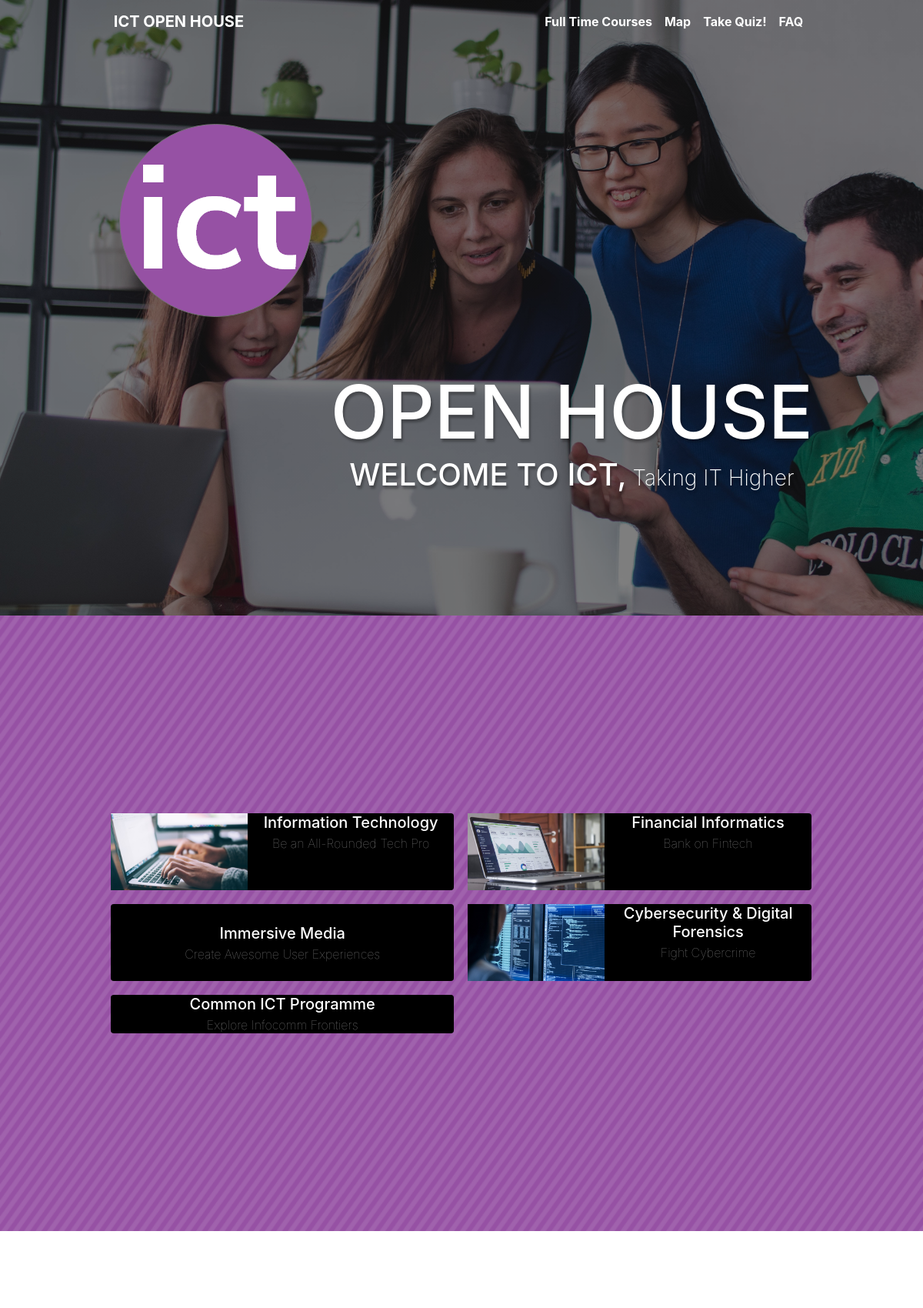
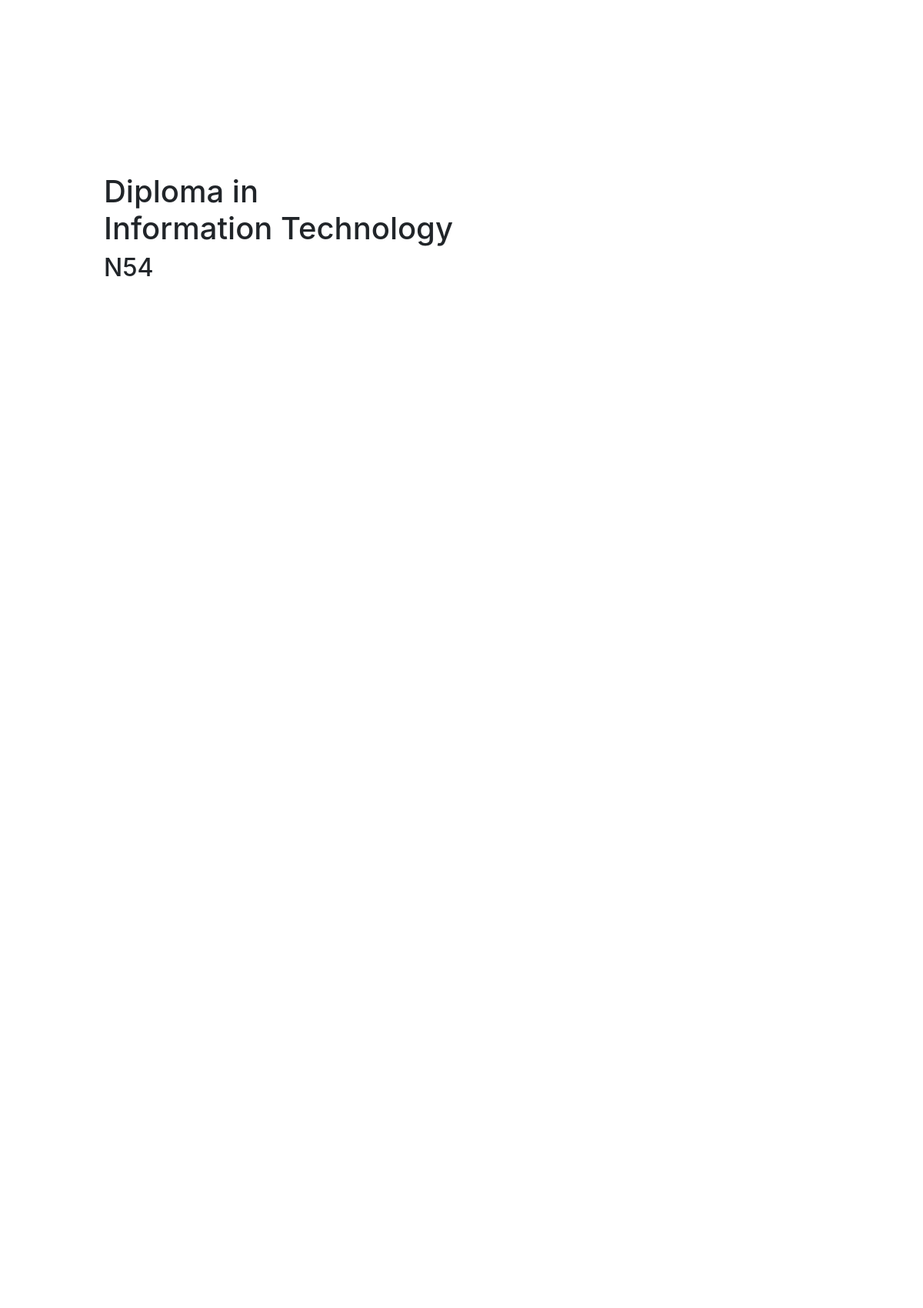
The page / (upper part) on the database its author committed (2 pictures, top to bottom).
### tables this page shows
CREATE TABLE Item 
(
  item_id INT(4) NOT NULL AUTO_INCREMENT,
  item_path VARCHAR(512) NOT NULL,
  item_type VARCHAR(20) NOT NULL,
  module_id INT(4) DEFAULT NULL,
  course_id INT(4) DEFAULT NULL,
  project_id INT(4) DEFAULT NULL,
  category_id INT(4) DEFAULT NULL,
  CONSTRAINT pk_item PRIMARY KEY (item_id),
  CONSTRAINT fk_item_module_id FOREIGN KEY (module_id) REFERENCES Module(module_id),
  CONSTRAINT fk_item_course_id FOREIGN KEY (course_id) REFERENCES Course(id),
  CONSTRAINT fk_item_project_id FOREIGN KEY (project_id) REFERENCES Project(project_id),
  CONSTRAINT fk_item_category_id FOREIGN KEY (category_id) REFERENCES Category(category_id)
);

CREATE TABLE Course 
(
  id INT(4) NOT NULL AUTO_INCREMENT,
  course_id VARCHAR(4) NOT NULL,
  course_name VARCHAR(50) NOT NULL,
  course_abbreviations VARCHAR(10) NOT NULL,
  course_short_description TEXT DEFAULT NULL,
  course_description TEXT DEFAULT NULL,
  course_year1_description TEXT DEFAULT NULL,
  course_year2_description TEXT DEFAULT NULL,
  course_year3_description TEXT DEFAULT NULL,
  course_elective_description TEXT DEFAULT NULL,
  course_requirements VARCHAR(500) DEFAULT NULL,
  course_intake INT(4) NOT NULL,
  CONSTRAINT pk_course PRIMARY KEY (id)
);

### helpers/helper.php (called while the page is built, shortened)
<?php
class Helper
{
    private $defaultPath;
    public function __construct()
    {
        $this->defaultPath = ($_SERVER['SERVER_NAME'] == 'localhost') ? '/capstone-project/' : '/' ;
    }
    function cssPath($file) {
        $hrefPath = $this->defaultPath .'assets/css/'. $file;
        return $hrefPath;
    }
    function pageUrl($file) {
        $httpProtocol = !isset($_SERVER['HTTPS']) || $_SERVER['HTTPS'] != 'on' ? 'http' : 'https';
        $url = $httpProtocol . '://' . $_SERVER['HTTP_HOST'] . $this->defaultPath;
        if ($file !== 'index.php') {
            $url .= 'views/' . $file;
        }
        return $url;
    }
}
?>

### helpers/mysql.php (called while the page is built, shortened)
<?php
class Mysql_Driver
{
    private $connection;
    public function connect()
    {
         $host = 'localhost';
         $user = 'root';
         $password = '';
		 $database = 'ict_open_house';
        $this->connection = mysqli_connect($host, $user, $password, $database);
    }
    public function query($qry)
	{
      	$result = mysqli_query($this->connection,$qry);
		if (!$result)
			trigger_error("Query Failed! SQL: $qry - Error: " .
			mysqli_error($this->connection));
		else
			return $result;
	}
	public function fetch_array($result)
	{
		return mysqli_fetch_array($result);
	}
}
?>

### index.php (the view, shortened to what this page needs)
<?php
    include_once __DIR__.'/helpers/mysql.php';
    include_once __DIR__.'/helpers/helper.php';
    $helper = new Helper();
    $db = new Mysql_Driver();
    $db->connect();
    $sql = "SELECT * FROM Course WHERE course_name NOT LIKE '%Common%'";
    $result = $db->query($sql);
    $resultArray = [];
    while ($row = $db->fetch_array($result)) {
        $resultArray[] = $row;
    }
    $sql4 = "SELECT * FROM Course WHERE course_name LIKE '%Common%'";
    $result9 = $db->query($sql4);
    $sql6 = "SELECT * FROM Course";
    $result1 = $db->query($sql6);
    $resultArray3 = [];
    while ($row = $db->fetch_array($result1)) {
        $resultArray3[] = $row;
    }
?>
<!DOCTYPE html>
<html lang="en">
    <?php include $helper->subviewPath('header.php') ?>
    <main>
        <?php include $helper->subviewPath('fullpageNav.php') ?>
        <div id="fullpage">
            <div class="section" id="section-header">
                <div class="container">
                    <div class="card flex-row flex-wrap intro">
                        <div class="card-header intro" style="float:left;">
                            <img class="img-fluid" src="assets/img/General/BG_Logo.png" alt="Logo Image" data-holder-rendered="true">
                        </div>
                        <div class="card-block px-2 justify-content-center" style="float:right; padding-top:50px;">
                            <h1 >OPEN HOUSE</h1>
                            <h2><span class="welcome-text">WELCOME TO ICT,</span><span class="short-text"> Taking IT Higher </span></h2>
                        </div>
                    </div>
                    <br>
                </div>
            </div>
            <div class="section" id="section-overview">
                <div class="container cour">
                <?php foreach ($resultArray3 as $key => $row): ?>
                    <div class="card courses">
                        <a href="#<?php echo $row["id"]?>">
                        <div class="row no-gutters">
                        <?php
                            $db = new Mysql_Driver();
                            $db->connect();
                            $sql3 = "SELECT * FROM Item WHERE course_id = " . $row['id'] . " AND item_path LIKE '%BG_1.jpg'";
                            $result3 = $db->query($sql3);
                            while ($row3 = $db->fetch_array($result3)):
                        ?>
                            <div class="col-auto">
                                <img style="height:100px" src="<?php echo $row3["item_path"] ?>" class="img-fluid" alt="">
                            </div>
                            <?php endwhile; ?>
                            <div class="col info">
                                <div class="card-block px-2">
                                        <h5 class="card-title"><?php echo $row['course_name'] ?></h5>
                                        <h6 class="card-subtitle"><?php echo $row['course_short_description'] ?></h6>
                                </div>
                            </div>
                        </div>
                        </a>
                    </div>
                    <?php endforeach; ?>
                </div>
            </div>
            <?php foreach ($resultArray as $key => $row): ?>
                <div class="section" id="<?php echo 'section-' . $row['id']?>">
                    <div class="slide" id="<?php echo 'slide1-' . $row['id']?>" data-anchor="0">
                            <div class="container courseTitle" >
                                <div class="row">
                                    <div class="col-md-7">
                                        <h1>Diploma in </br> <?php echo $row['course_name'] ?></h1>
                                        <h2><?php echo $row['course_id'] ?></h2>
                                    </div>
                                </div>
                        </div>
                    </div>
            </div>
            <?php endforeach; ?>
        </div>
    </main>
    <?php include $helper->subviewPath('footer.php') ?>
</html>

### views/sub-views/header.php (shortened to what this page needs)
<head>
    <link rel="stylesheet" href="https://stackpath.bootstrapcdn.com/bootstrap/4.3.1/css/bootstrap.min.css">
    <link rel="stylesheet" href="<?php echo $helper->cssPath("fullpage.css") ?>" />
    <link rel="stylesheet" href="<?php echo $helper->cssPath("shared.css") ?>"/>
    <link rel="stylesheet" href="<?php echo $helper->cssPath("index.css") ?>"/>
    <link rel="stylesheet" href="<?php echo $helper->cssPath("modules.css") ?>"/>
    <link rel="stylesheet" href="<?php echo $helper->cssPath("faq.css") ?>"/>
    <link rel="stylesheet" href="<?php echo $helper->cssPath("projects.css") ?>"/>
    <link rel="stylesheet" href="<?php echo $helper->cssPath("dynamicStyle.php") ?>"/>
</head>
<body>

### views/sub-views/fullpageNav.php (shortened to what this page needs)
<div class="navbar-placeholder sticky-top">
    <nav class="navbar navbar-expand-sm navbar-dark">
        <div class="container">
            <a class="navbar-brand mb-0 h1" href=<?php echo $helper->pageUrl("index.php")?>><b>ICT OPEN HOUSE</b></a>
            <div class="collapse navbar-collapse justify-content-end" id="navbarNav">
                <div class="navbar-nav">
                    <a class="nav-item text-white nav-link" href="<?php echo $helper->pageUrl("index.php") ?>"><b>Full Time Courses</b><span class="sr-only">(current)</span></a>
                    <a class="nav-item text-white nav-link" href="<?php echo $helper->pageUrl("tour.php") ?>"><b>Map</b></a>
                    <a class="nav-item text-white nav-link" href="<?php echo $helper->pageUrl("quiz.php") ?>"><b>Take Quiz!</b></a>
                    <a class="nav-item text-white nav-link" href="<?php echo $helper->pageUrl("faq.php") ?>"><b>FAQ</b></a>
                </div>
            </div>
        </div>
    </nav>
</div>

### views/sub-views/footer.php (shortened to what this page needs)
</body>

### assets/css/fullpage.css (style rules this page uses)
html.fp-enabled, .fp-enabled body { margin: 0; padding: 0; overflow:hidden; -webkit-tap-highlight-color: rgba(0,0,0,0); }
.fp-section { position: relative; -webkit-box-sizing: border-box; -moz-box-sizing: border-box; box-sizing: border-box; }
.fp-slide { float: left; }
.fp-slide, .fp-slidesContainer { height: 100%; display: block; }
.fp-section.fp-table, .fp-slide.fp-table { display: table; table-layout:fixed; width: 100%; }

### assets/css/shared.css (style rules this page uses)
html { box-sizing: border-box; }
*, *:before, *:after { box-sizing: inherit; }
html, body { background-color: #ffffff; }
body, main { min-height: 100vh; }
body { background-color: #ffffff; }
.sticky-top { position: fixed; top: 0; opacity: 90%; width: 100%; z-index: 1000; opacity: 100%; }
@media only screen and (min-width: 1200px) { .container { max-width: none !important; width: 80% !important; } }

### assets/css/index.css (style rules this page uses)
#section-header { color: white; text-align: center; text-shadow: 2px 4px 3px rgba(0,0,0,0.3); background:linear-gradient( rgba(0, 0, 0, 0.5), rgba(0, 0, 0, 0.5) ),url("../img/General/BG_Index.png"); background-size: cover; }
.container.cour { display: flex; flex-flow: row wrap; }
.col.info { position: relative; top: 50%; }
.card.courses { background-color:black; color:white; flex:0 0 48%; max-width:48%; float:left; align-items:stretch; margin:9px 9px 9px 9px; text-align:center; justify-content:center; border:0px !important; }
.card.courses h6 { font-weight:50; color:grey; }
.card.courses a { text-decoration:none; color:white; }
#section-header h1 { font-size: 6rem; margin-bottom:0; }
#section-header h2 { font-size: 2.5rem; display: inline-block; }
.card.intro, .card-header.intro { background-color: transparent; border:none; display:inline-block; }
.short-text { font-weight:250; font-size:0.7em; }
#section-overview { background-size: cover; background-repeat: no-repeat; background-image: url("../img/General/BG_Overview.png"); }

### rows shown on the page
course: course_name "Information Technology", course_short_description "Be an All-Rounded Tech Pro", course "N54"
item: item_path (picture)
course: course_name "Financial Informatics", course_short_description "Bank on Fintech"
item: item_path (picture)
course: course_name "Immersive Media", course_short_description "Create Awesome User Experiences"
course: course_name "Cybersecurity & Digital Forensics", course_short_description "Fight Cybercrime"
item: item_path (picture)
course: course_name "Common ICT Programme", course_short_description "Explore Infocomm Frontiers"
